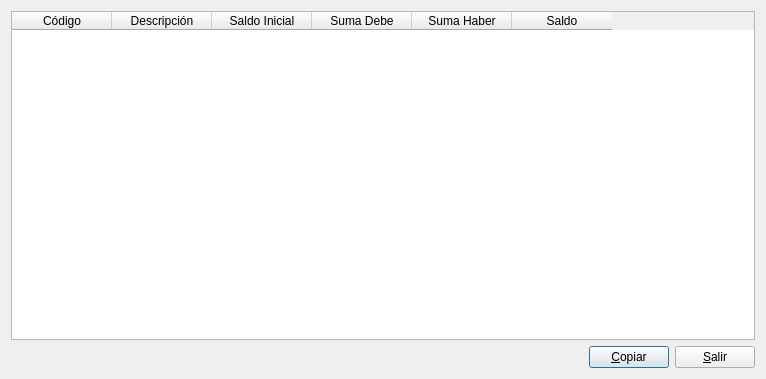
<?xml version="1.0" encoding="UTF-8"?>
<ui version="4.0">
 <class>externos_cuenta</class>
 <widget class="QDialog" name="externos_cuenta">
  <property name="geometry">
   <rect>
    <x>0</x>
    <y>0</y>
    <width>766</width>
    <height>379</height>
   </rect>
  </property>
  <property name="windowTitle">
   <string>DESGLOSE EXTERNOS</string>
  </property>
  <layout class="QVBoxLayout" name="verticalLayout">
   <item>
    <widget class="QTableWidget" name="tableWidget">
     <column>
      <property name="text">
       <string>Código</string>
      </property>
     </column>
     <column>
      <property name="text">
       <string>Descripción</string>
      </property>
     </column>
     <column>
      <property name="text">
       <string>Saldo Inicial</string>
      </property>
     </column>
     <column>
      <property name="text">
       <string>Suma Debe</string>
      </property>
     </column>
     <column>
      <property name="text">
       <string>Suma Haber</string>
      </property>
     </column>
     <column>
      <property name="text">
       <string>Saldo</string>
      </property>
     </column>
    </widget>
   </item>
   <item>
    <layout class="QHBoxLayout" name="horizontalLayout">
     <item>
      <spacer name="horizontalSpacer">
       <property name="orientation">
        <enum>Qt::Horizontal</enum>
       </property>
       <property name="sizeHint" stdset="0">
        <size>
         <width>40</width>
         <height>20</height>
        </size>
       </property>
      </spacer>
     </item>
     <item>
      <widget class="QPushButton" name="pushButton_2">
       <property name="text">
        <string>&amp;Copiar</string>
       </property>
       <property name="icon">
        <iconset resource="keme.qrc">
         <normaloff>:/iconos/graf/Copy.png</normaloff>:/iconos/graf/Copy.png</iconset>
       </property>
      </widget>
     </item>
     <item>
      <widget class="QPushButton" name="salir_pushButton">
       <property name="text">
        <string>&amp;Salir</string>
       </property>
       <property name="icon">
        <iconset resource="keme.qrc">
         <normaloff>:/iconos/graf/application-exit.png</normaloff>:/iconos/graf/application-exit.png</iconset>
       </property>
      </widget>
     </item>
    </layout>
   </item>
  </layout>
 </widget>
 <resources>
  <include location="keme.qrc"/>
 </resources>
 <connections>
  <connection>
   <sender>salir_pushButton</sender>
   <signal>clicked()</signal>
   <receiver>externos_cuenta</receiver>
   <slot>accept()</slot>
   <hints>
    <hint type="sourcelabel">
     <x>648</x>
     <y>356</y>
    </hint>
    <hint type="destinationlabel">
     <x>381</x>
     <y>340</y>
    </hint>
   </hints>
  </connection>
 </connections>
</ui>
